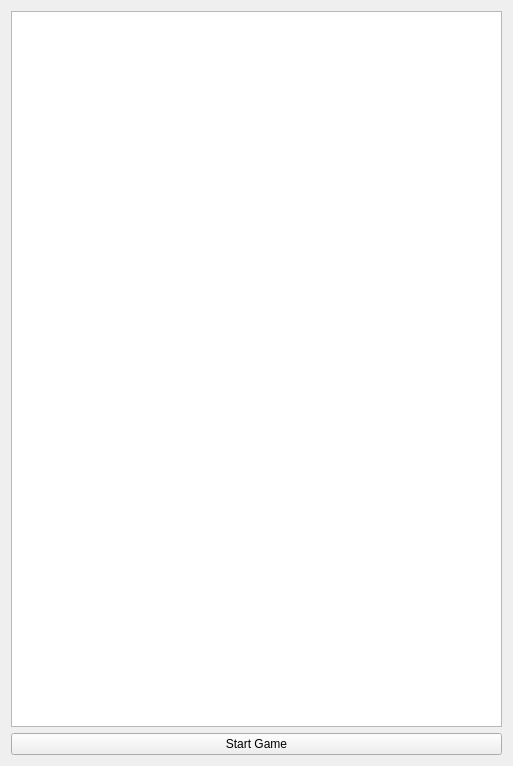
<?xml version="1.0" encoding="UTF-8"?>
<ui version="4.0">
 <class>Widget</class>
 <widget class="QWidget" name="Widget">
  <property name="geometry">
   <rect>
    <x>0</x>
    <y>0</y>
    <width>513</width>
    <height>766</height>
   </rect>
  </property>
  <property name="windowTitle">
   <string>Widget</string>
  </property>
  <layout class="QVBoxLayout" name="verticalLayout">
   <item>
    <widget class="QGraphicsView" name="graphicsView"/>
   </item>
   <item>
    <widget class="QPushButton" name="pushButton">
     <property name="text">
      <string>Start Game</string>
     </property>
    </widget>
   </item>
  </layout>
 </widget>
 <resources/>
 <connections/>
</ui>
